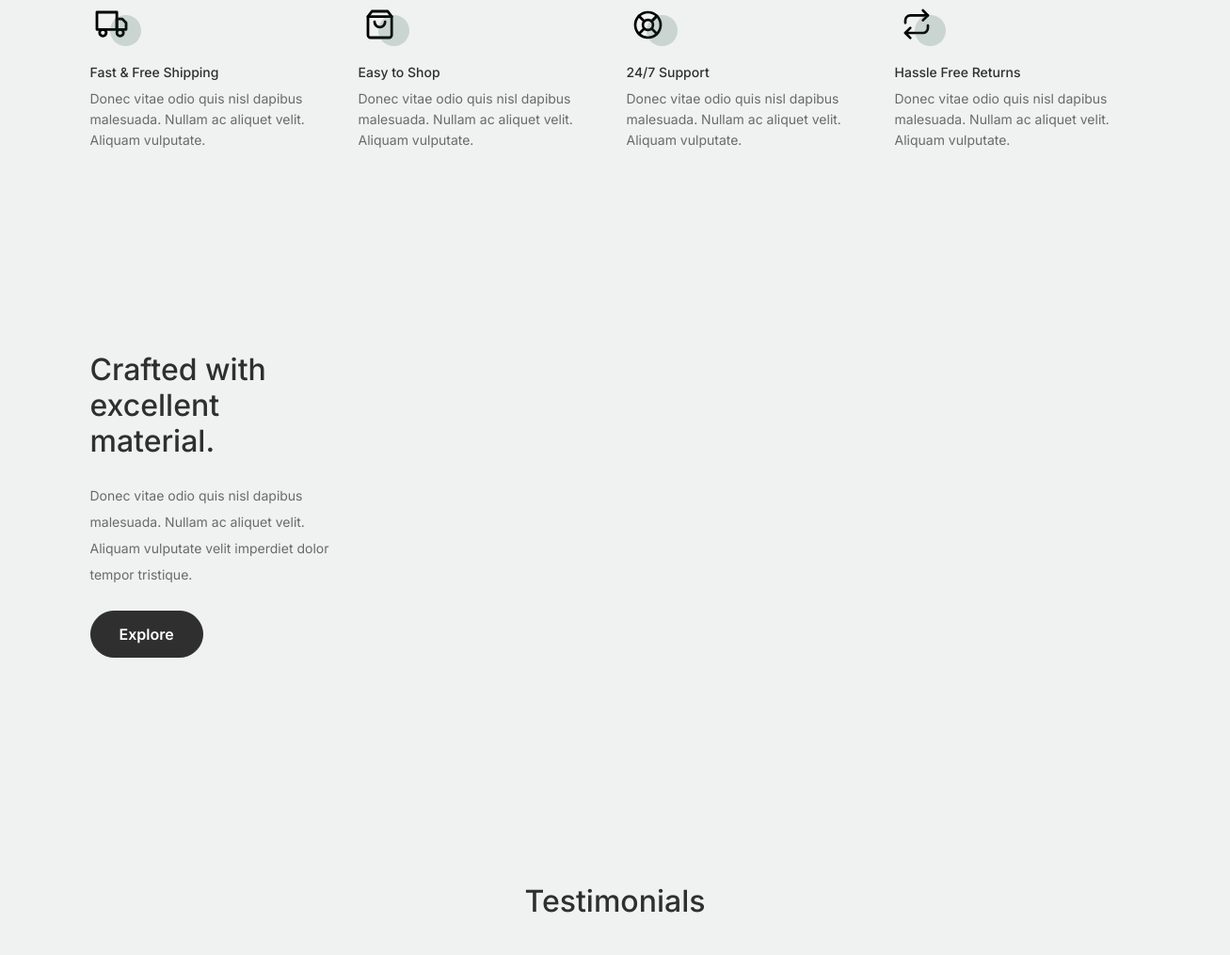
The page /services/ (middle part) on the database as committed earlier.
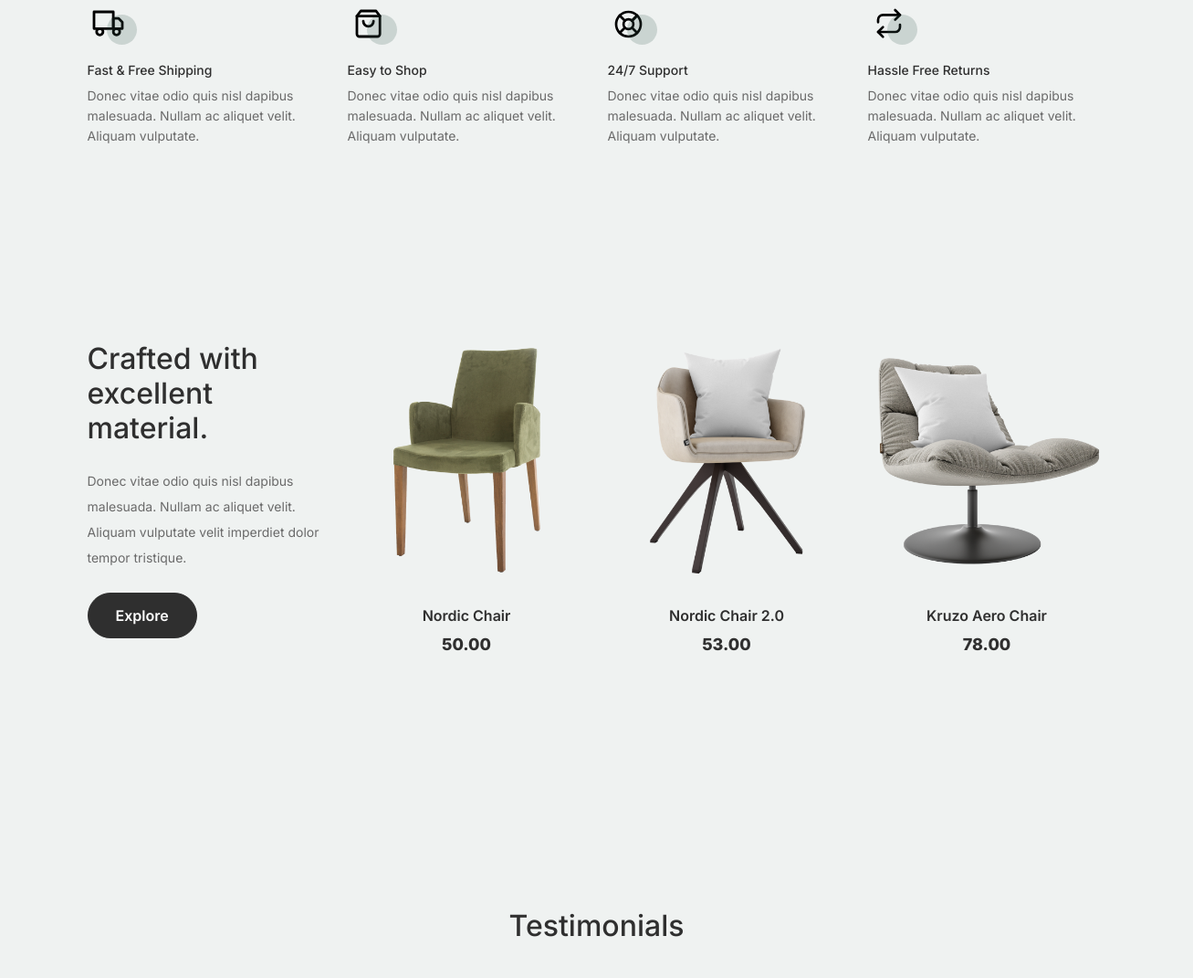
The same page on the database as committed later.
### app/models.py (models this page shows, shortened)
class Product(models.Model):
    name = models.CharField(max_length=200, null=True)
    price = models.FloatField(max_length=200, null=True)
    chair = models.BooleanField(default=False, null=True)
    sofa = models.BooleanField(default=False, null=True)
    table = models.BooleanField(default=False, null=True)
    image = models.ImageField(null=True, blank=True)
    @property
    def ImageURL(self):
        try:
            url = self.image.url
        except AttributeError:
            url = ''
        except Exception as e:
            print(f"An error occurred: {e}")
            url = ''
        return url

### app/views.py (the view)
# urls.py: path('services/', views.services, name="services"),
def services(request):
    products = Product.objects.all()[:3]
    context= {'products': products}
    return render(request,'app/services.html', context)

### app/templates/app/services.html (shortened to what this page needs)
{% load static %}
<!doctype html>
<html lang="en">
<head>
		<link href="{%static 'app/css/bootstrap.min.css' %}" rel="stylesheet">
		<link href="https://cdnjs.cloudflare.com/ajax/libs/font-awesome/6.0.0-beta3/css/all.min.css" rel="stylesheet">
		<link href="{%static 'app/css/tiny-slider.css' %}" rel="stylesheet">
		<link href="{%static 'app/css/style.css' %}" rel="stylesheet">
	</head>
	<body>
		<div class="why-choose-section">
			<div class="container">
				<div class="row my-5">
					<div class="col-6 col-md-6 col-lg-3 mb-4">
						<div class="feature">
							<div class="icon">
								<img src="{%static 'app/images/truck.svg'%}" alt="Image" class="imf-fluid">
							</div>
							<h3>Fast &amp; Free Shipping</h3>
							<p>Donec vitae odio quis nisl dapibus malesuada. Nullam ac aliquet velit. Aliquam vulputate.</p>
						</div>
					</div>
					<div class="col-6 col-md-6 col-lg-3 mb-4">
						<div class="feature">
							<div class="icon">
								<img src="{%static 'app/images/bag.svg'%}" alt="Image" class="imf-fluid">
							</div>
							<h3>Easy to Shop</h3>
							<p>Donec vitae odio quis nisl dapibus malesuada. Nullam ac aliquet velit. Aliquam vulputate.</p>
						</div>
					</div>
					<div class="col-6 col-md-6 col-lg-3 mb-4">
						<div class="feature">
							<div class="icon">
								<img src="{%static 'app/images/support.svg'%}" alt="Image" class="imf-fluid">
							</div>
							<h3>24/7 Support</h3>
							<p>Donec vitae odio quis nisl dapibus malesuada. Nullam ac aliquet velit. Aliquam vulputate.</p>
						</div>
					</div>
					<div class="col-6 col-md-6 col-lg-3 mb-4">
						<div class="feature">
							<div class="icon">
								<img src="{%static 'app/images/return.svg'%}" alt="Image" class="imf-fluid">
							</div>
							<h3>Hassle Free Returns</h3>
							<p>Donec vitae odio quis nisl dapibus malesuada. Nullam ac aliquet velit. Aliquam vulputate.</p>
						</div>
					</div>
				</div>
			</div>
		</div>
		<div class="product-section pt-0">
			<div class="container">
				<div class="row">
					<div class="col-md-12 col-lg-3 mb-5 mb-lg-0">
						<h2 class="mb-4 section-title">Crafted with excellent material.</h2>
						<p class="mb-4">Donec vitae odio quis nisl dapibus malesuada. Nullam ac aliquet velit. Aliquam vulputate velit imperdiet dolor tempor tristique. </p>
						<p><a href="{% url "shop" %}" class="btn">Explore</a></p>
					</div>
					{% for product in products %}
					<div class="col-12 col-md-4 col-lg-3 mb-5 mb-md-0">
						<a class="product-item" href="{% url "cart" %}">
							<img src="{{product.ImageURL}}" class="img-fluid product-thumbnail">
							<h3 class="product-title">{{product.name}}</h3>
							<strong class="product-price">{{product.price | floatformat:2}}</strong>
						</a>
					</div>
					{% endfor %}
				</div>
			</div>
		</div>
		<div class="testimonial-section before-footer-section">
			<div class="container">
				<div class="row">
					<div class="col-lg-7 mx-auto text-center">
						<h2 class="section-title">Testimonials</h2>
					</div>
				</div>
				<div class="row justify-content-center">
					<div class="col-lg-12">
						<div class="testimonial-slider-wrap text-center">
						</div>
					</div>
				</div>
			</div>
		</div>
	</body>
</html>

Rows that differ between the two databases and show on the page:
added Product: ImageURL (picture), name "Nordic Chair", price "50.00"
added Product: ImageURL (picture), name "Nordic Chair 2.0", price "53.00"
added Product: ImageURL (picture), name "Kruzo Aero Chair", price "78.00"
